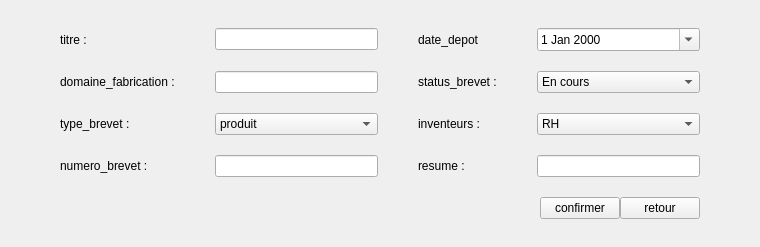
            <widget class="QWidget" name="page_pub_edit">
             <layout class="QGridLayout" name="gridLayoutPubEdit">
              <property name="leftMargin">
               <number>60</number>
              </property>
              <property name="topMargin">
               <number>28</number>
              </property>
              <property name="rightMargin">
               <number>60</number>
              </property>
              <property name="bottomMargin">
               <number>28</number>
              </property>
              <property name="horizontalSpacing">
               <number>40</number>
              </property>
              <property name="verticalSpacing">
               <number>20</number>
              </property>
              <item row="4" column="1">
               <widget class="QLineEdit" name="lineNumeroBrevetEdit"/>
              </item>
              <item row="0" column="2">
               <widget class="QLabel" name="lblDateDepotEdit">
                <property name="text">
                 <string>date_depot</string>
                </property>
               </widget>
              </item>
              <item row="2" column="0">
               <widget class="QLabel" name="lblTypeBrevetEdit">
                <property name="text">
                 <string>type_brevet :</string>
                </property>
               </widget>
              </item>
              <item row="1" column="3">
               <widget class="QComboBox" name="comboStatusBrevetEdit">
                <item>
                 <property name="text">
                  <string>En cours</string>
                 </property>
                </item>
                <item>
                 <property name="text">
                  <string>Depose</string>
                 </property>
                </item>
                <item>
                 <property name="text">
                  <string>Accepte</string>
                 </property>
                </item>
                <item>
                 <property name="text">
                  <string>Refuse</string>
                 </property>
                </item>
                <item>
                 <property name="text">
                  <string>Publie</string>
                 </property>
                </item>
               </widget>
              </item>
              <item row="4" column="2">
               <widget class="QLabel" name="lblResumeEdit">
                <property name="text">
                 <string>resume :</string>
                </property>
               </widget>
              </item>
              <item row="6" column="0" colspan="4">
               <layout class="QHBoxLayout" name="hLayoutEditButtons">
                <item>
                 <spacer name="spacerEditButtons">
                  <property name="orientation">
                   <enum>Qt::Orientation::Horizontal</enum>
                  </property>
                  <property name="sizeHint" stdset="0">
                   <size>
                    <width>480</width>
                    <height>20</height>
                   </size>
                  </property>
                 </spacer>
                </item>
                <item>
                 <widget class="QPushButton" name="btnConfirmEditPub">
                  <property name="text">
                   <string>confirmer</string>
                  </property>
                 </widget>
                </item>
                <item>
                 <widget class="QPushButton" name="btnRetourEditPub">
                  <property name="text">
                   <string>retour</string>
                  </property>
                 </widget>
                </item>
               </layout>
              </item>
              <item row="1" column="2">
               <widget class="QLabel" name="lblStatusBrevetEdit">
                <property name="text">
                 <string>status_brevet :</string>
                </property>
               </widget>
              </item>
              <item row="2" column="1">
               <widget class="QComboBox" name="comboTypeBrevetEdit">
                <item>
                 <property name="text">
                  <string>produit</string>
                 </property>
                </item>
                <item>
                 <property name="text">
                  <string>procede</string>
                 </property>
                </item>
                <item>
                 <property name="text">
                  <string>amelioration</string>
                 </property>
                </item>
               </widget>
              </item>
              <item row="0" column="0">
               <widget class="QLabel" name="lblTitreEdit">
                <property name="text">
                 <string>titre :</string>
                </property>
               </widget>
              </item>
              <item row="0" column="3">
               <widget class="QDateEdit" name="dateDepotEdit">
                <property name="calendarPopup">
                 <bool>true</bool>
                </property>
                <property name="date">
                 <date>
                  <year>2000</year>
                  <month>1</month>
                  <day>1</day>
                 </date>
                </property>
               </widget>
              </item>
              <item row="1" column="0">
               <widget class="QLabel" name="lblDomaineEdit">
                <property name="text">
                 <string>domaine_fabrication :</string>
                </property>
               </widget>
              </item>
              <item row="0" column="1">
               <widget class="QLineEdit" name="lineTitreEdit"/>
              </item>
              <item row="1" column="1">
               <widget class="QLineEdit" name="lineDomaineEdit"/>
              </item>
              <item row="2" column="2">
               <widget class="QLabel" name="lblInventeursEdit">
                <property name="text">
                 <string>inventeurs :</string>
                </property>
               </widget>
              </item>
              <item row="4" column="3">
               <widget class="QLineEdit" name="lineResumeEdit"/>
              </item>
              <item row="4" column="0">
               <widget class="QLabel" name="lblNumeroBrevetEdit">
                <property name="text">
                 <string>numero_brevet :</string>
                </property>
               </widget>
              </item>
              <item row="2" column="3">
               <widget class="QComboBox" name="lineInventeursEdit">
                <item>
                 <property name="text">
                  <string>RH</string>
                 </property>
                </item>
                <item>
                 <property name="text">
                  <string>Responsable_financier</string>
                 </property>
                </item>
                <item>
                 <property name="text">
                  <string>Responsable_de_stock</string>
                 </property>
                </item>
                <item>
                 <property name="text">
                  <string>Chercheur</string>
                 </property>
                </item>
                <item>
                 <property name="text">
                  <string>Directeur_de_projet</string>
                 </property>
                </item>
                <item>
                 <property name="text">
                  <string>Responsable_Labos</string>
                 </property>
                </item>
                <item>
                 <property name="text">
                  <string>Admin</string>
                 </property>
                </item>
               </widget>
              </item>
             </layout>
            </widget>
